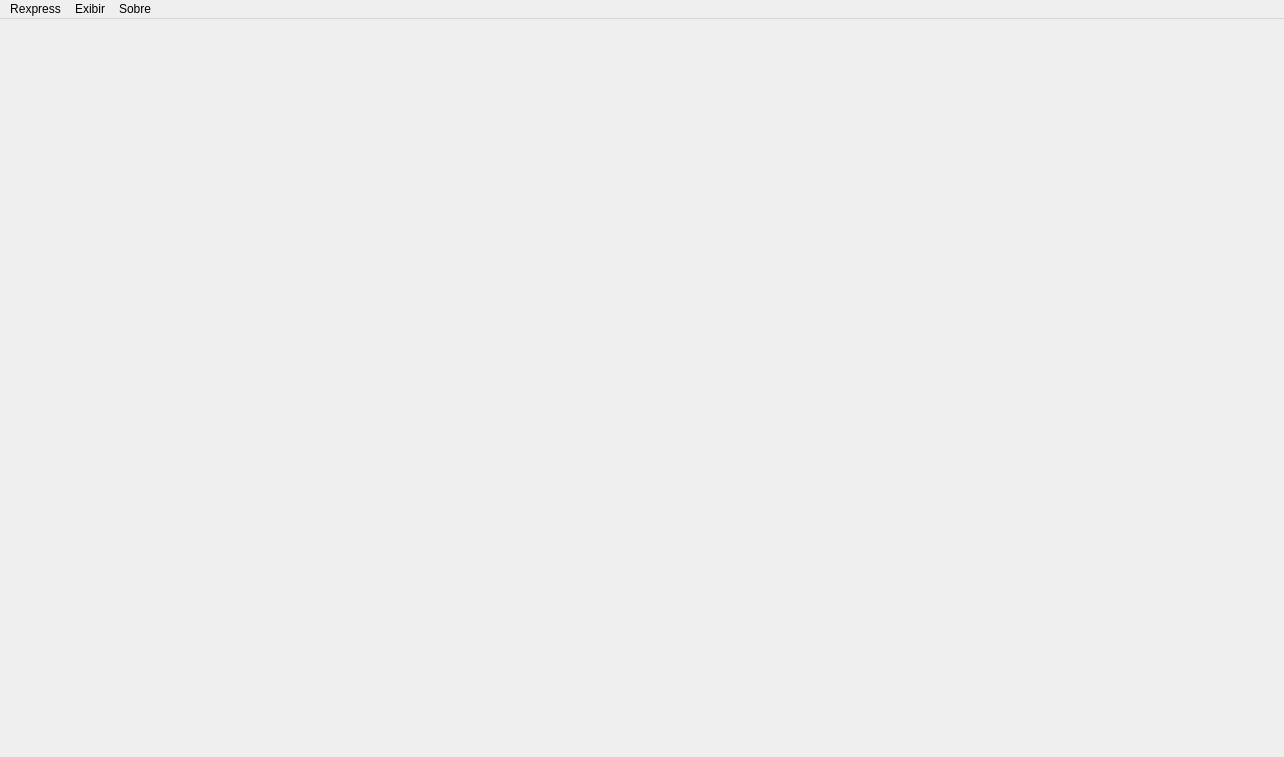
<?xml version="1.0" encoding="UTF-8"?>
<ui version="4.0">
 <class>CMainWindow</class>
 <widget class="QMainWindow" name="CMainWindow">
  <property name="geometry">
   <rect>
    <x>0</x>
    <y>0</y>
    <width>1284</width>
    <height>757</height>
   </rect>
  </property>
  <property name="windowTitle">
   <string>MainWindow</string>
  </property>
  <widget class="QWidget" name="centralwidget"/>
  <widget class="QMenuBar" name="menubar">
   <property name="geometry">
    <rect>
     <x>0</x>
     <y>0</y>
     <width>1284</width>
     <height>25</height>
    </rect>
   </property>
   <widget class="QMenu" name="menuView">
    <property name="title">
     <string>Exibir</string>
    </property>
   </widget>
   <widget class="QMenu" name="menuRexpress">
    <property name="title">
     <string>Rexpress</string>
    </property>
   </widget>
   <widget class="QMenu" name="menuSobre">
    <property name="title">
     <string>Sobre</string>
    </property>
   </widget>
   <addaction name="menuRexpress"/>
   <addaction name="menuView"/>
   <addaction name="menuSobre"/>
  </widget>
 </widget>
 <resources/>
 <connections/>
</ui>
